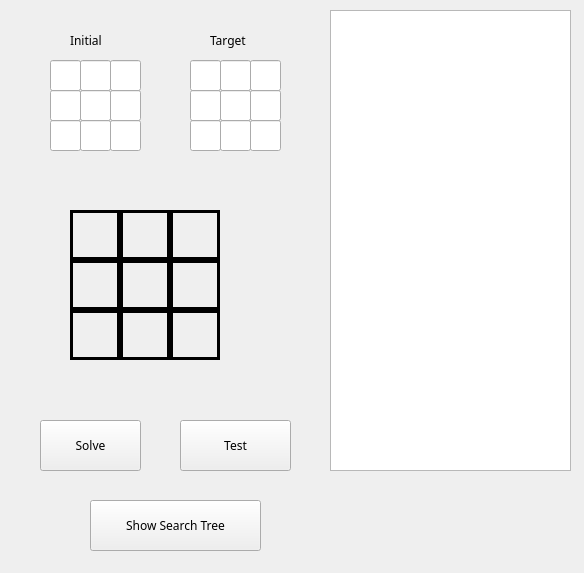
<?xml version="1.0" encoding="UTF-8"?>
<ui version="4.0">
 <class>PuzzleSolver</class>
 <widget class="QWidget" name="PuzzleSolver">
  <property name="geometry">
   <rect>
    <x>0</x>
    <y>0</y>
    <width>584</width>
    <height>573</height>
   </rect>
  </property>
  <property name="font">
   <font>
    <family>微软雅黑</family>
   </font>
  </property>
  <property name="windowTitle">
   <string>PuzzleSolver</string>
  </property>
  <widget class="QLineEdit" name="init6">
   <property name="geometry">
    <rect>
     <x>110</x>
     <y>90</y>
     <width>31</width>
     <height>31</height>
    </rect>
   </property>
   <property name="alignment">
    <set>Qt::AlignCenter</set>
   </property>
  </widget>
  <widget class="QLineEdit" name="final2">
   <property name="geometry">
    <rect>
     <x>220</x>
     <y>60</y>
     <width>31</width>
     <height>31</height>
    </rect>
   </property>
   <property name="alignment">
    <set>Qt::AlignCenter</set>
   </property>
  </widget>
  <widget class="QLineEdit" name="init3">
   <property name="geometry">
    <rect>
     <x>110</x>
     <y>60</y>
     <width>31</width>
     <height>31</height>
    </rect>
   </property>
   <property name="alignment">
    <set>Qt::AlignCenter</set>
   </property>
  </widget>
  <widget class="QLineEdit" name="final7">
   <property name="geometry">
    <rect>
     <x>190</x>
     <y>120</y>
     <width>31</width>
     <height>31</height>
    </rect>
   </property>
   <property name="alignment">
    <set>Qt::AlignCenter</set>
   </property>
  </widget>
  <widget class="QLabel" name="block1">
   <property name="geometry">
    <rect>
     <x>70</x>
     <y>210</y>
     <width>50</width>
     <height>50</height>
    </rect>
   </property>
   <property name="font">
    <font>
     <family>Geeza Pro</family>
     <pointsize>14</pointsize>
    </font>
   </property>
   <property name="layoutDirection">
    <enum>Qt::LeftToRight</enum>
   </property>
   <property name="frameShape">
    <enum>QFrame::Box</enum>
   </property>
   <property name="lineWidth">
    <number>3</number>
   </property>
   <property name="text">
    <string/>
   </property>
   <property name="alignment">
    <set>Qt::AlignCenter</set>
   </property>
  </widget>
  <widget class="QLineEdit" name="final9">
   <property name="geometry">
    <rect>
     <x>250</x>
     <y>120</y>
     <width>31</width>
     <height>31</height>
    </rect>
   </property>
   <property name="alignment">
    <set>Qt::AlignCenter</set>
   </property>
  </widget>
  <widget class="QLabel" name="block5">
   <property name="geometry">
    <rect>
     <x>120</x>
     <y>260</y>
     <width>50</width>
     <height>50</height>
    </rect>
   </property>
   <property name="font">
    <font>
     <family>Geeza Pro</family>
     <pointsize>14</pointsize>
    </font>
   </property>
   <property name="frameShape">
    <enum>QFrame::Box</enum>
   </property>
   <property name="lineWidth">
    <number>3</number>
   </property>
   <property name="text">
    <string/>
   </property>
   <property name="alignment">
    <set>Qt::AlignCenter</set>
   </property>
  </widget>
  <widget class="QLineEdit" name="init9">
   <property name="geometry">
    <rect>
     <x>110</x>
     <y>120</y>
     <width>31</width>
     <height>31</height>
    </rect>
   </property>
   <property name="alignment">
    <set>Qt::AlignCenter</set>
   </property>
  </widget>
  <widget class="QLineEdit" name="init7">
   <property name="geometry">
    <rect>
     <x>50</x>
     <y>120</y>
     <width>31</width>
     <height>31</height>
    </rect>
   </property>
   <property name="alignment">
    <set>Qt::AlignCenter</set>
   </property>
  </widget>
  <widget class="QLineEdit" name="init5">
   <property name="geometry">
    <rect>
     <x>80</x>
     <y>90</y>
     <width>31</width>
     <height>31</height>
    </rect>
   </property>
   <property name="alignment">
    <set>Qt::AlignCenter</set>
   </property>
  </widget>
  <widget class="QLabel" name="block2">
   <property name="geometry">
    <rect>
     <x>120</x>
     <y>210</y>
     <width>50</width>
     <height>50</height>
    </rect>
   </property>
   <property name="font">
    <font>
     <family>Geeza Pro</family>
     <pointsize>14</pointsize>
    </font>
   </property>
   <property name="frameShape">
    <enum>QFrame::Box</enum>
   </property>
   <property name="lineWidth">
    <number>3</number>
   </property>
   <property name="text">
    <string/>
   </property>
   <property name="alignment">
    <set>Qt::AlignCenter</set>
   </property>
  </widget>
  <widget class="QLineEdit" name="final3">
   <property name="geometry">
    <rect>
     <x>250</x>
     <y>60</y>
     <width>31</width>
     <height>31</height>
    </rect>
   </property>
   <property name="alignment">
    <set>Qt::AlignCenter</set>
   </property>
  </widget>
  <widget class="QLineEdit" name="final4">
   <property name="geometry">
    <rect>
     <x>190</x>
     <y>90</y>
     <width>31</width>
     <height>31</height>
    </rect>
   </property>
   <property name="alignment">
    <set>Qt::AlignCenter</set>
   </property>
  </widget>
  <widget class="QLabel" name="block7">
   <property name="geometry">
    <rect>
     <x>70</x>
     <y>310</y>
     <width>50</width>
     <height>50</height>
    </rect>
   </property>
   <property name="font">
    <font>
     <family>Geeza Pro</family>
     <pointsize>14</pointsize>
    </font>
   </property>
   <property name="frameShape">
    <enum>QFrame::Box</enum>
   </property>
   <property name="lineWidth">
    <number>3</number>
   </property>
   <property name="text">
    <string/>
   </property>
   <property name="alignment">
    <set>Qt::AlignCenter</set>
   </property>
  </widget>
  <widget class="QLineEdit" name="final6">
   <property name="geometry">
    <rect>
     <x>250</x>
     <y>90</y>
     <width>31</width>
     <height>31</height>
    </rect>
   </property>
   <property name="alignment">
    <set>Qt::AlignCenter</set>
   </property>
  </widget>
  <widget class="QLabel" name="block6">
   <property name="geometry">
    <rect>
     <x>170</x>
     <y>260</y>
     <width>50</width>
     <height>50</height>
    </rect>
   </property>
   <property name="font">
    <font>
     <family>Geeza Pro</family>
     <pointsize>14</pointsize>
    </font>
   </property>
   <property name="frameShape">
    <enum>QFrame::Box</enum>
   </property>
   <property name="lineWidth">
    <number>3</number>
   </property>
   <property name="text">
    <string/>
   </property>
   <property name="alignment">
    <set>Qt::AlignCenter</set>
   </property>
  </widget>
  <widget class="QLineEdit" name="init1">
   <property name="geometry">
    <rect>
     <x>50</x>
     <y>60</y>
     <width>31</width>
     <height>31</height>
    </rect>
   </property>
   <property name="alignment">
    <set>Qt::AlignCenter</set>
   </property>
  </widget>
  <widget class="QLineEdit" name="final1">
   <property name="geometry">
    <rect>
     <x>190</x>
     <y>60</y>
     <width>31</width>
     <height>31</height>
    </rect>
   </property>
   <property name="alignment">
    <set>Qt::AlignCenter</set>
   </property>
  </widget>
  <widget class="QLineEdit" name="init8">
   <property name="geometry">
    <rect>
     <x>80</x>
     <y>120</y>
     <width>31</width>
     <height>31</height>
    </rect>
   </property>
   <property name="alignment">
    <set>Qt::AlignCenter</set>
   </property>
  </widget>
  <widget class="QLabel" name="block8">
   <property name="geometry">
    <rect>
     <x>120</x>
     <y>310</y>
     <width>50</width>
     <height>50</height>
    </rect>
   </property>
   <property name="font">
    <font>
     <family>Geeza Pro</family>
     <pointsize>14</pointsize>
    </font>
   </property>
   <property name="frameShape">
    <enum>QFrame::Box</enum>
   </property>
   <property name="lineWidth">
    <number>3</number>
   </property>
   <property name="text">
    <string/>
   </property>
   <property name="alignment">
    <set>Qt::AlignCenter</set>
   </property>
  </widget>
  <widget class="QLabel" name="block9">
   <property name="geometry">
    <rect>
     <x>170</x>
     <y>310</y>
     <width>50</width>
     <height>50</height>
    </rect>
   </property>
   <property name="font">
    <font>
     <family>Geeza Pro</family>
     <pointsize>14</pointsize>
    </font>
   </property>
   <property name="frameShape">
    <enum>QFrame::Box</enum>
   </property>
   <property name="lineWidth">
    <number>3</number>
   </property>
   <property name="text">
    <string/>
   </property>
   <property name="alignment">
    <set>Qt::AlignCenter</set>
   </property>
  </widget>
  <widget class="QLabel" name="block4">
   <property name="geometry">
    <rect>
     <x>70</x>
     <y>260</y>
     <width>50</width>
     <height>50</height>
    </rect>
   </property>
   <property name="font">
    <font>
     <family>Geeza Pro</family>
     <pointsize>14</pointsize>
    </font>
   </property>
   <property name="frameShape">
    <enum>QFrame::Box</enum>
   </property>
   <property name="lineWidth">
    <number>3</number>
   </property>
   <property name="text">
    <string/>
   </property>
   <property name="alignment">
    <set>Qt::AlignCenter</set>
   </property>
  </widget>
  <widget class="QLabel" name="block3">
   <property name="geometry">
    <rect>
     <x>170</x>
     <y>210</y>
     <width>50</width>
     <height>50</height>
    </rect>
   </property>
   <property name="font">
    <font>
     <family>Geeza Pro</family>
     <pointsize>14</pointsize>
    </font>
   </property>
   <property name="frameShape">
    <enum>QFrame::Box</enum>
   </property>
   <property name="lineWidth">
    <number>3</number>
   </property>
   <property name="text">
    <string/>
   </property>
   <property name="alignment">
    <set>Qt::AlignCenter</set>
   </property>
  </widget>
  <widget class="QPushButton" name="Solve">
   <property name="geometry">
    <rect>
     <x>40</x>
     <y>420</y>
     <width>101</width>
     <height>51</height>
    </rect>
   </property>
   <property name="text">
    <string>Solve</string>
   </property>
  </widget>
  <widget class="QLineEdit" name="init2">
   <property name="geometry">
    <rect>
     <x>80</x>
     <y>60</y>
     <width>31</width>
     <height>31</height>
    </rect>
   </property>
   <property name="alignment">
    <set>Qt::AlignCenter</set>
   </property>
  </widget>
  <widget class="QLineEdit" name="final8">
   <property name="geometry">
    <rect>
     <x>220</x>
     <y>120</y>
     <width>31</width>
     <height>31</height>
    </rect>
   </property>
   <property name="alignment">
    <set>Qt::AlignCenter</set>
   </property>
  </widget>
  <widget class="QLineEdit" name="final5">
   <property name="geometry">
    <rect>
     <x>220</x>
     <y>90</y>
     <width>31</width>
     <height>31</height>
    </rect>
   </property>
   <property name="alignment">
    <set>Qt::AlignCenter</set>
   </property>
  </widget>
  <widget class="QLineEdit" name="init4">
   <property name="geometry">
    <rect>
     <x>50</x>
     <y>90</y>
     <width>31</width>
     <height>31</height>
    </rect>
   </property>
   <property name="alignment">
    <set>Qt::AlignCenter</set>
   </property>
  </widget>
  <widget class="QTextBrowser" name="result">
   <property name="geometry">
    <rect>
     <x>330</x>
     <y>10</y>
     <width>241</width>
     <height>461</height>
    </rect>
   </property>
  </widget>
  <widget class="QPushButton" name="Test">
   <property name="geometry">
    <rect>
     <x>180</x>
     <y>420</y>
     <width>111</width>
     <height>51</height>
    </rect>
   </property>
   <property name="text">
    <string>Test</string>
   </property>
  </widget>
  <widget class="QLabel" name="label">
   <property name="geometry">
    <rect>
     <x>70</x>
     <y>30</y>
     <width>91</width>
     <height>21</height>
    </rect>
   </property>
   <property name="text">
    <string>Initial</string>
   </property>
  </widget>
  <widget class="QLabel" name="label_2">
   <property name="geometry">
    <rect>
     <x>210</x>
     <y>30</y>
     <width>72</width>
     <height>21</height>
    </rect>
   </property>
   <property name="text">
    <string>Target</string>
   </property>
  </widget>
  <widget class="QPushButton" name="showtree">
   <property name="geometry">
    <rect>
     <x>90</x>
     <y>500</y>
     <width>171</width>
     <height>51</height>
    </rect>
   </property>
   <property name="text">
    <string>Show Search Tree</string>
   </property>
  </widget>
 </widget>
 <layoutdefault spacing="6" margin="11"/>
 <resources/>
 <connections/>
</ui>
